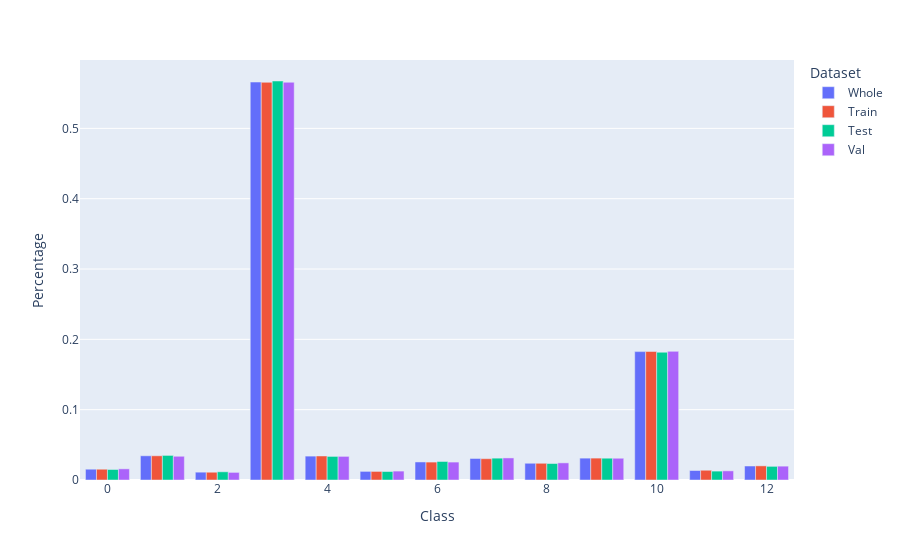

Notebook source saved alongside this figure:
### Code cell
plot_split_stratification(dataset, train_subset, test_subset, val_subset)

### Figure 1 — Plotly figure (JSON) as saved in the notebook; plotly's stock layout.template omitted (floating-point values rounded to 4 significant figures)
{"data": [{"alignmentgroup": "True", "hovertemplate": "Dataset=Whole<br>Class=%{x}<br>Percentage=%{y}<extra></extra>", "legendgroup": "Whole", "marker": {"color": "#636efa", "pattern": {"shape": ""}}, "name": "Whole", "offsetgroup": "Whole", "orientation": "v", "showlegend": true, "textposition": "auto", "type": "bar", "x": [0, 1, 2, 3, 4, 5, 6, 7, 8, 9, 10, 11, 12], "xaxis": "x", "y": [0.01534, 0.03442, 0.01113, 0.5659, 0.03395, 0.01224, 0.02565, 0.03062, 0.0238, 0.03108, 0.1826, 0.01349, 0.01989], "yaxis": "y"}, {"alignmentgroup": "True", "hovertemplate": "Dataset=Train<br>Class=%{x}<br>Percentage=%{y}<extra></extra>", "legendgroup": "Train", "marker": {"color": "#EF553B", "pattern": {"shape": ""}}, "name": "Train", "offsetgroup": "Train", "orientation": "v", "showlegend": true, "textposition": "auto", "type": "bar", "x": [0, 1, 2, 3, 4, 5, 6, 7, 8, 9, 10, 11, 12], "xaxis": "x", "y": [0.01533, 0.03442, 0.01104, 0.5655, 0.03417, 0.01219, 0.02548, 0.03029, 0.02378, 0.03114, 0.1827, 0.01388, 0.02009], "yaxis": "y"}, {"alignmentgroup": "True", "hovertemplate": "Dataset=Test<br>Class=%{x}<br>Percentage=%{y}<extra></extra>", "legendgroup": "Test", "marker": {"color": "#00cc96", "pattern": {"shape": ""}}, "name": "Test", "offsetgroup": "Test", "orientation": "v", "showlegend": true, "textposition": "auto", "type": "bar", "x": [0, 1, 2, 3, 4, 5, 6, 7, 8, 9, 10, 11, 12], "xaxis": "x", "y": [0.01494, 0.03496, 0.01166, 0.5673, 0.03353, 0.01205, 0.02632, 0.03106, 0.02341, 0.03098, 0.1817, 0.01264, 0.01941], "yaxis": "y"}, {"alignmentgroup": "True", "hovertemplate": "Dataset=Val<br>Class=%{x}<br>Percentage=%{y}<extra></extra>", "legendgroup": "Val", "marker": {"color": "#ab63fa", "pattern": {"shape": ""}}, "name": "Val", "offsetgroup": "Val", "orientation": "v", "showlegend": true, "textposition": "auto", "type": "bar", "x": [0, 1, 2, 3, 4, 5, 6, 7, 8, 9, 10, 11, 12], "xaxis": "x", "y": [0.01587, 0.03375, 0.01081, 0.5656, 0.03359, 0.01267, 0.02548, 0.03138, 0.02434, 0.03094, 0.1829, 0.013, 0.01969], "yaxis": "y"}], "layout": {"barmode": "group", "legend": {"title": {"text": "Dataset"}, "tracegroupgap": 0}, "margin": {"t": 60}, "xaxis": {"anchor": "y", "domain": [0, 1], "title": {"text": "Class"}}, "yaxis": {"anchor": "x", "domain": [0, 1], "title": {"text": "Percentage"}}}}
